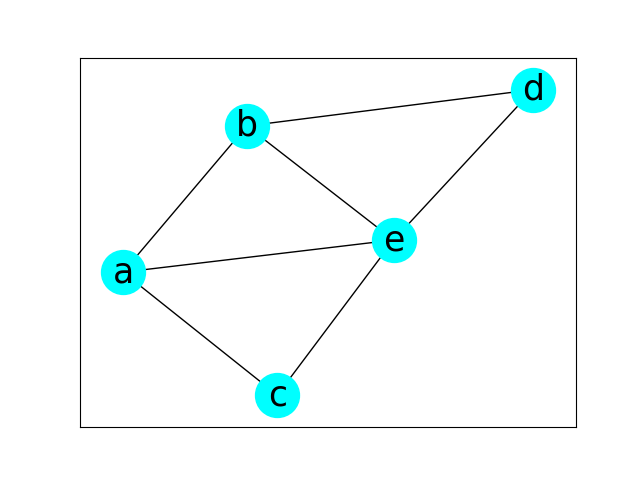

Generate this figure with Python:
""" p8_3.py """

import matplotlib.pyplot as plt
import networkx as nx

g = nx.Graph()
nodes = ['a', 'b', 'c', 'd', 'e']
edges = [('a', 'b'), ('a', 'c'), ('a', 'e'),\
         ('b', 'd'), ('b', 'e'),\
         ('c', 'e'), ('d', 'e')]

g.add_nodes_from(nodes)
g.add_edges_from(edges)
print("number of nodes: ", g.number_of_nodes())
print("number of edges: ", g.number_of_edges())

mpos = nx.spring_layout(g, seed=42)
nx.draw_networkx(g, pos=mpos, \
                node_color='Cyan', \
                node_size=1000, font_size=25)
# plt.show()
plt.savefig("p8_3.png")
